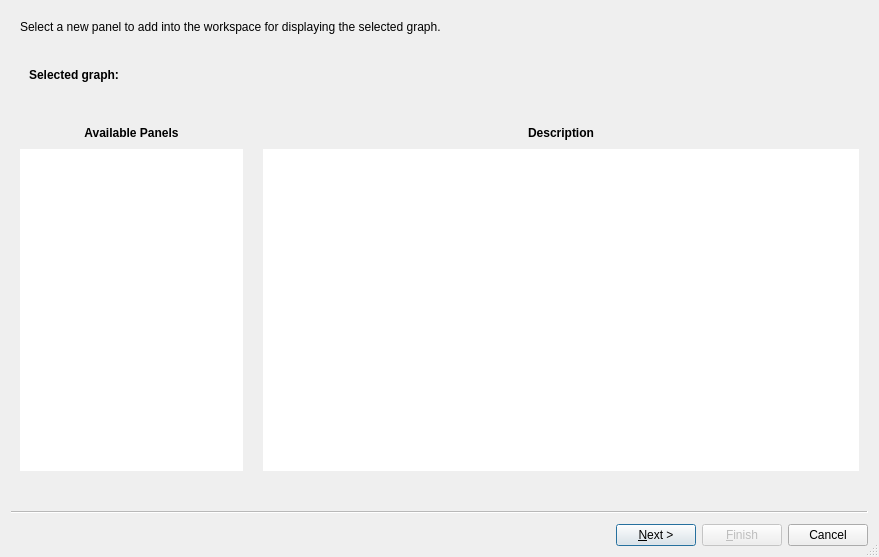
<?xml version="1.0" encoding="UTF-8"?>
<ui version="4.0">
 <class>PanelSelectionWizard</class>
 <widget class="QWizard" name="PanelSelectionWizard">
  <property name="geometry">
   <rect>
    <x>0</x>
    <y>0</y>
    <width>879</width>
    <height>557</height>
   </rect>
  </property>
  <property name="windowTitle">
   <string>Add panel</string>
  </property>
  <property name="windowIcon">
   <iconset>
    <normaloff>:/talipot/gui/icons/logo32x32.png</normaloff>:/talipot/gui/icons/logo32x32.png</iconset>
  </property>
  <property name="sizeGripEnabled">
   <bool>true</bool>
  </property>
  <property name="modal">
   <bool>true</bool>
  </property>
  <property name="options">
   <set>QWizard::ExtendedWatermarkPixmap|QWizard::HaveFinishButtonOnEarlyPages|QWizard::NoBackButtonOnStartPage</set>
  </property>
  <property name="titleFormat">
   <enum>Qt::RichText</enum>
  </property>
  <property name="subTitleFormat">
   <enum>Qt::RichText</enum>
  </property>
  <widget class="QWizardPage" name="choosePanelPage">
   <property name="title">
    <string/>
   </property>
   <attribute name="pageId">
    <string notr="true">0</string>
   </attribute>
   <layout class="QVBoxLayout" name="verticalLayout">
    <property name="spacing">
     <number>20</number>
    </property>
    <item>
     <widget class="QLabel" name="page1HelpLabel">
      <property name="text">
       <string>Select a new panel to add into the workspace for displaying the selected graph.</string>
      </property>
      <property name="wordWrap">
       <bool>true</bool>
      </property>
     </widget>
    </item>
    <item>
     <widget class="QFrame" name="selectGraphFrame">
      <layout class="QHBoxLayout" name="selectGraphLayout">
       <property name="spacing">
        <number>10</number>
       </property>
       <item>
        <widget class="QLabel" name="graphComboTitle">
         <property name="sizePolicy">
          <sizepolicy hsizetype="Maximum" vsizetype="Preferred">
           <horstretch>0</horstretch>
           <verstretch>0</verstretch>
          </sizepolicy>
         </property>
         <property name="text">
          <string>&lt;b&gt;Selected graph:&lt;/b&gt;</string>
         </property>
        </widget>
       </item>
       <item>
        <widget class="tlp::TreeViewComboBox" name="graphCombo" native="true">
         <property name="minimumSize">
          <size>
           <width>0</width>
           <height>25</height>
          </size>
         </property>
        </widget>
       </item>
      </layout>
     </widget>
    </item>
    <item>
     <layout class="QHBoxLayout" name="horizontalLayout_3">
      <property name="topMargin">
       <number>0</number>
      </property>
      <property name="rightMargin">
       <number>0</number>
      </property>
      <item>
       <widget class="QFrame" name="panelsFrame">
        <property name="sizePolicy">
         <sizepolicy hsizetype="Preferred" vsizetype="Preferred">
          <horstretch>30</horstretch>
          <verstretch>0</verstretch>
         </sizepolicy>
        </property>
        <property name="frameShape">
         <enum>QFrame::NoFrame</enum>
        </property>
        <property name="frameShadow">
         <enum>QFrame::Plain</enum>
        </property>
        <layout class="QVBoxLayout" name="verticalLayout_3">
         <property name="spacing">
          <number>0</number>
         </property>
         <property name="leftMargin">
          <number>0</number>
         </property>
         <property name="topMargin">
          <number>0</number>
         </property>
         <property name="rightMargin">
          <number>0</number>
         </property>
         <property name="bottomMargin">
          <number>0</number>
         </property>
         <item>
          <widget class="QLabel" name="panelListTitle">
           <property name="minimumSize">
            <size>
             <width>0</width>
             <height>32</height>
            </size>
           </property>
           <property name="font">
            <font>
             <weight>75</weight>
             <bold>true</bold>
            </font>
           </property>
           <property name="text">
            <string>Available Panels</string>
           </property>
           <property name="alignment">
            <set>Qt::AlignCenter</set>
           </property>
          </widget>
         </item>
         <item>
          <widget class="QListView" name="panelList">
           <property name="frameShape">
            <enum>QFrame::NoFrame</enum>
           </property>
           <property name="frameShadow">
            <enum>QFrame::Plain</enum>
           </property>
           <property name="flow">
            <enum>QListView::TopToBottom</enum>
           </property>
           <property name="isWrapping" stdset="0">
            <bool>false</bool>
           </property>
           <property name="resizeMode">
            <enum>QListView::Adjust</enum>
           </property>
           <property name="layoutMode">
            <enum>QListView::Batched</enum>
           </property>
           <property name="spacing">
            <number>2</number>
           </property>
           <property name="viewMode">
            <enum>QListView::ListMode</enum>
           </property>
           <property name="uniformItemSizes">
            <bool>true</bool>
           </property>
          </widget>
         </item>
        </layout>
       </widget>
      </item>
      <item>
       <widget class="QFrame" name="panelDescriptionFrame">
        <property name="sizePolicy">
         <sizepolicy hsizetype="Preferred" vsizetype="Preferred">
          <horstretch>80</horstretch>
          <verstretch>0</verstretch>
         </sizepolicy>
        </property>
        <property name="frameShape">
         <enum>QFrame::NoFrame</enum>
        </property>
        <property name="frameShadow">
         <enum>QFrame::Plain</enum>
        </property>
        <layout class="QVBoxLayout" name="verticalLayout_4">
         <property name="spacing">
          <number>0</number>
         </property>
         <property name="leftMargin">
          <number>0</number>
         </property>
         <property name="topMargin">
          <number>0</number>
         </property>
         <property name="rightMargin">
          <number>0</number>
         </property>
         <property name="bottomMargin">
          <number>0</number>
         </property>
         <item>
          <widget class="QLabel" name="panelDescriptionTitle">
           <property name="minimumSize">
            <size>
             <width>0</width>
             <height>32</height>
            </size>
           </property>
           <property name="font">
            <font>
             <weight>75</weight>
             <bold>true</bold>
            </font>
           </property>
           <property name="text">
            <string>Description</string>
           </property>
           <property name="alignment">
            <set>Qt::AlignCenter</set>
           </property>
          </widget>
         </item>
         <item>
          <widget class="QTextBrowser" name="panelDescription">
           <property name="acceptDrops">
            <bool>false</bool>
           </property>
           <property name="frameShape">
            <enum>QFrame::NoFrame</enum>
           </property>
           <property name="textInteractionFlags">
            <set>Qt::LinksAccessibleByMouse|Qt::TextSelectableByMouse</set>
           </property>
          </widget>
         </item>
        </layout>
       </widget>
      </item>
     </layout>
    </item>
    <item>
     <layout class="QVBoxLayout" name="page1BottomLayout">
      <property name="spacing">
       <number>10</number>
      </property>
      <item>
       <layout class="QHBoxLayout" name="horizontalLayout">
        <item>
         <spacer name="horizontalSpacer">
          <property name="orientation">
           <enum>Qt::Horizontal</enum>
          </property>
          <property name="sizeHint" stdset="0">
           <size>
            <width>40</width>
            <height>20</height>
           </size>
          </property>
         </spacer>
        </item>
       </layout>
      </item>
     </layout>
    </item>
   </layout>
  </widget>
  <widget class="QWizardPage" name="placeHolder"/>
 </widget>
 <customwidgets>
  <customwidget>
   <class>tlp::TreeViewComboBox</class>
   <extends>QWidget</extends>
   <header>talipot/TreeViewComboBox.h</header>
   <container>1</container>
  </customwidget>
 </customwidgets>
 <resources>
  <include location="../../../../library/talipot-gui/resources/TalipotGUIResource.qrc"/>
  <include location="../resources/TalipotApp.qrc"/>
 </resources>
 <connections/>
 <slots>
  <slot>graphSelected(int)</slot>
 </slots>
</ui>
